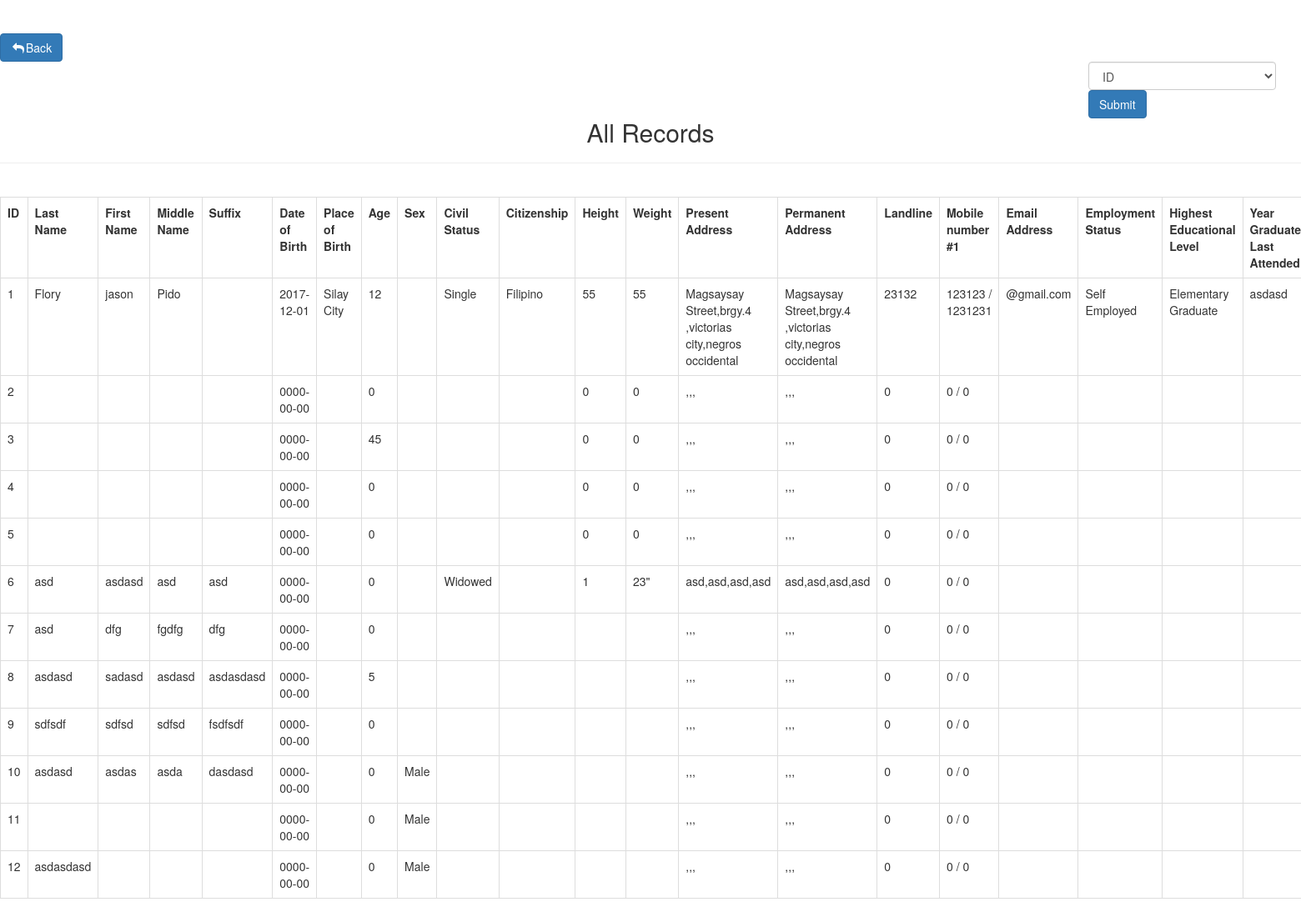
/employee_view.php, run on the app's committed database.
### tables this page shows
CREATE TABLE IF NOT EXISTS `personal` (
`persid` int(50) NOT NULL,
  `lastname` varchar(50) NOT NULL,
  `firstname` varchar(50) NOT NULL,
  `middle` varchar(50) NOT NULL,
  `suffix` varchar(20) NOT NULL,
  `bdate` date NOT NULL,
  `placebdate` varchar(50) NOT NULL,
  `age` int(10) NOT NULL,
  `gender` varchar(15) NOT NULL,
  `civil` varchar(60) NOT NULL,
  `citizenship` varchar(60) NOT NULL,
  `height` varchar(20) NOT NULL,
  `weight` varchar(20) NOT NULL,
  `presadd1` varchar(70) NOT NULL,
  `presadd2` varchar(70) NOT NULL,
  `presadd3` varchar(70) NOT NULL,
  `presadd4` varchar(70) NOT NULL,
  `permadd1` varchar(70) NOT NULL,
  `permadd2` varchar(70) NOT NULL,
  `permadd3` varchar(70) NOT NULL,
  `permadd4` varchar(70) NOT NULL,
  `landline` int(30) NOT NULL,
  `primob` int(30) NOT NULL,
  `secmob` int(30) NOT NULL,
  `email` varchar(60) NOT NULL,
  `empstat` varchar(70) NOT NULL,
  `highed` varchar(70) NOT NULL,
  `yeargrad` varchar(70) NOT NULL,
  `school` varchar(70) NOT NULL,
  `course` varchar(70) NOT NULL,
  `status` varchar(50) NOT NULL,
  `campus` varchar(50) NOT NULL,
  `awards` varchar(70) NOT NULL,
  `techskill` varchar(70) NOT NULL,
  `innovation` varchar(70) NOT NULL,
  `teamwork` varchar(70) NOT NULL,
  `multitasking` varchar(70) NOT NULL,
  `workethics` varchar(70) NOT NULL,
  `selfmotivation` varchar(70) NOT NULL,
  `create_problem_solving` varchar(70) NOT NULL,
  `critical_thinking` varchar(70) NOT NULL,
  `decision_making` varchar(70) NOT NULL,
  `stress_tolerance` varchar(70) NOT NULL,
  `planning_organizing` varchar(70) NOT NULL,
  `social_perceptiveness` varchar(70) NOT NULL,
  `english_functional_skills` varchar(70) NOT NULL,
  `english_comprehension` varchar(70) NOT NULL,
  `math_functional_skill` varchar(70) NOT NULL,
  `problem_solving` varchar(70) NOT NULL,
  `carpentry` varchar(50) NOT NULL,
  `masonry` varchar(50) NOT NULL,
  `welding` varchar(50) NOT NULL,
  `auto_mechanic` varchar(50) NOT NULL,
  `plumbing` varchar(50) NOT NULL,
  `driving` varchar(50) NOT NULL,
  `gardening` varchar(50) NOT NULL,
  `tailoring` varchar(50) NOT NULL,
  `photography` varchar(50) NOT NULL,
  `hairdressing` varchar(50) NOT NULL,
  `cooking` varchar(50) NOT NULL,
  `baking` varchar(50) NOT NULL,
  `others` varchar(50) NOT NULL
);

### employee_view.php (the view, shortened to what this page needs)
<?php
include_once('connection.php');
 ?>
 <!DOCTYPE html>
 <html>
  <head>
   <link rel="stylesheet" href="http://code.jquery.com/ui/1.11.4/themes/smoothness/jquery-ui.css">
   <link rel="stylesheet" href="http://code.jquery.com/ui/1.11.4/themes/smoothness/jquery-ui.css">
   <link href="css/bootstrap.min.css" rel="stylesheet">
   <link href="vendor/font-awesome/css/font-awesome.min.css" rel="stylesheet" type="text/css">
  </head>
  <body>
    <br /><br />
     <a href = "students.php" class = "btn btn-primary"><i class = "fa fa-fw fa-mail-reply"></i>Back</a>
     <div class="col-lg-12">
      <div class="col-lg-2 pull-right"> <form>
         <select name="sortBy" class = " form-control">
          <option value="persid">ID</option>
         </select>
         <button type="submit" class=" btn btn-primary" formaction="?" formmethod="post">Submit</button>
        </form>
        </div>
     </div>
    <h2 align="center">All Records</h2><hr /><br />
	<?php
 $sql = 'SELECT * FROM personal';
 $result = mysqli_query($conn, $sql) or die(mysqli_error());
 if(mysqli_num_rows($result) > 0) {
  echo '
  <table class="table  table-bordered table-hover" border="1" align="center" id="dataTables" >
   <tr>
                   <th>ID</th>
                  <th>Last Name</th>
                    <th>First Name</th>
                    <th>Middle Name</th>
                    <th>Suffix</th>
                    <th>Date of Birth</th>
                    <th>Place of Birth</th>
                    <th>Age</th>
                    <th>Sex</th>
                    <th>Civil Status</th>
                    <th>Citizenship</th>
                    <th>Height</th>
                    <th>Weight</th>
                    <th>Present Address</th>
                    <th>Permanent Address</th>
                    <th>Landline</th>
                    <th>Mobile number #1</th>
                    <th>Email Address</th>
                    <th>Employment Status</th>
                    <th>Highest Educational Level</th>
                    <th>Year Graduated/ Last Attended</th>
                    <th>School/ University</th>
                    <th>Course/ Program</th>
                    <th>Awards/ Honors Received</th>
                    <th>Century Skill</th>
                    <th>Technical Skill</th>
                    <th>Status</th>
                    <th>Campus</th>
      </tr> ';
  while($row = mysqli_fetch_array($result)) {
   echo '
   <tr>
    <td>' . $row['persid'] . '</td>
    <td>' . $row['lastname'] . '</td>
    <td>' . $row['firstname'] . '</td>
         <td>'. $row["middle"].'</td>
         <td>'. $row["suffix"].'</td>
         <td>'. $row["bdate"].'</td>
         <td>'. $row["placebdate"].'</td>
         <td>'. $row["age"].'</td>
         <td>'. $row["gender"].'</td>
         <td>'. $row["civil"].'</td>
         <td>'. $row["citizenship"].'</td>
         <td>'. $row["height"].'</td>
         <td>'. $row["weight"].'</td>
         <td>'. $row["presadd1"].",".$row["presadd2"].",".$row["presadd3"].",".$row["presadd4"].'</td>
         <td>'. $row["permadd1"].",".$row["permadd2"].",".$row["permadd3"].",".$row["permadd4"].'</td>
         <td>'. $row["landline"].'</td>
         <td>'. $row["primob"]." / ".$row["secmob"].'</td>
         <td>'. $row["email"].'</td>
         <td>'. $row["empstat"].'</td>
         <td>'. $row["highed"].'</td>
         <td>'. $row["yeargrad"].'</td>
         <td>'. $row["school"].'</td>
         <td>'. $row["course"].'</td>
         <td>'. $row["awards"].'</td>
         <td>'. $row["innovation"]." ".
         $row["teamwork"]." ".
         $row["workethics"]." ".
         $row["selfmotivation"]." ".
         $row["create_problem_solving"]." ".
         $row["critical_thinking"]." ".
         $row["decision_making"]." ".
         $row["stress_tolerance"]." ".$row["planning_organizing"]."".
         $row["social_perceptiveness"]." ".
         $row["english_functional_skills"]." ".
         $row["english_comprehension"]." ".
         $row["math_functional_skill"]." ".
         $row["problem_solving"].'</td>
         <td>'. $row["carpentry"]." ".
         $row["masonry"]." ".
         $row["welding"]." ".
         $row["auto_mechanic"]." ".
         $row["plumbing"]." ".
         $row["driving"]." ".
         $row["gardening"]." ".
         $row["tailoring"]." ".
         $row["photography"]." ".
         $row["hairdressing"]." ".
         $row["cooking"]." ".
         $row["baking"]." ".
         $row["others"].'
         </td>
         <td>'. $row["status"].'</td>
         <td>'. $row["campus"].'</td>
   </tr>';
  }
  echo '
  </table>';
 }
?>
    <br />
  </body>
 </html>

### data on the page
personal: persid "1", lastname "Flory", firstname "jason", middle "Pido", bdate "2017-12-01", placebdate "Silay City", age "12", civil "Single", citizenship "Filipino", height "55", weight "55", presadd1 "Magsaysay Street", presadd2 "brgy.4", presadd3 "victorias city", presadd4 "negros occidental", permadd1 "Magsaysay Street", permadd2 "brgy.4", permadd3 "victorias city", permadd4 "negros occidental", landline "23132", primob "123123", secmob "1231231", email "@gmail.com", empstat "Self Employed", highed "Elementary Graduate", yeargrad "asdasd"
personal: persid "2", bdate "0000-00-00", age "0", height "0", weight "0", landline "0", primob "0", secmob "0"
personal: persid "3", bdate "0000-00-00", age "45", height "0", weight "0", landline "0", primob "0", secmob "0"
personal: persid "4", bdate "0000-00-00", age "0", height "0", weight "0", landline "0", primob "0", secmob "0"
personal: persid "5", bdate "0000-00-00", age "0", height "0", weight "0", landline "0", primob "0", secmob "0"
personal: persid "6", lastname "asd", firstname "asdasd", middle "asd", suffix "asd", bdate "0000-00-00", age "0", civil "Widowed", height "1", weight "23\"", presadd1 "asd", presadd2 "asd", presadd3 "asd", presadd4 "asd", permadd1 "asd", permadd2 "asd", permadd3 "asd", permadd4 "asd", landline "0", primob "0", secmob "0"
personal: persid "7", lastname "asd", firstname "dfg", middle "fgdfg", suffix "dfg", bdate "0000-00-00", age "0", landline "0", primob "0", secmob "0"
personal: persid "8", lastname "asdasd", firstname "sadasd", middle "asdasd", suffix "asdasdasd", bdate "0000-00-00", age "5", landline "0", primob "0", secmob "0"
personal: persid "9", lastname "sdfsdf", firstname "sdfsd", middle "sdfsd", suffix "fsdfsdf", bdate "0000-00-00", age "0", landline "0", primob "0", secmob "0"
personal: persid "10", lastname "asdasd", firstname "asdas", middle "asda", suffix "dasdasd", bdate "0000-00-00", age "0", gender "Male", landline "0", primob "0", secmob "0"
personal: persid "11", bdate "0000-00-00", age "0", gender "Male", landline "0", primob "0", secmob "0"
personal: persid "12", lastname "asdasdasd", bdate "0000-00-00", age "0", gender "Male", landline "0", primob "0", secmob "0"
